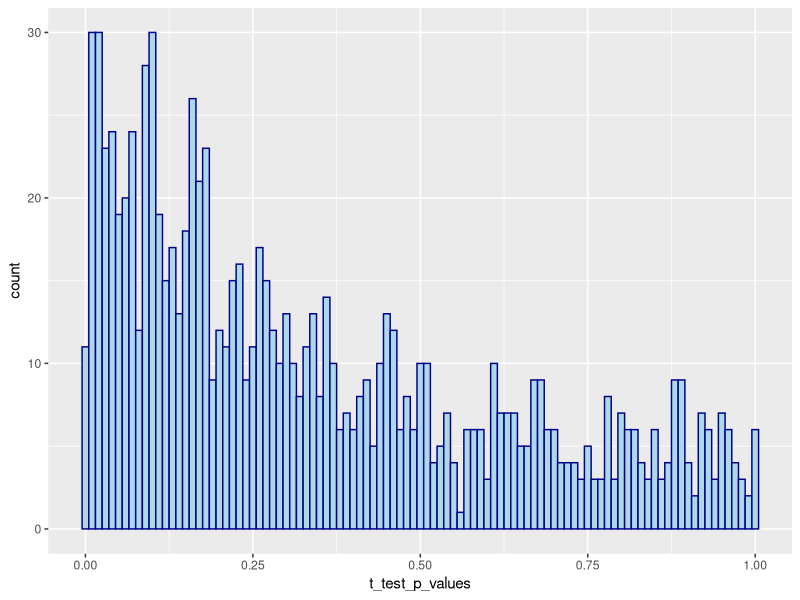

Generate this figure with R: (Note: a time limit stopped this script after it produced the figure.)
## ---- chunk 1
library(data.table)
library(ggplot2)

# load data and calculate estimate of ATE
d <- fread('../data/list_data_2019.csv')
bid_ate     <- d[ , .(mean_views = mean(bid)), keyby = .(uniform_price_auction)][, diff(mean_views)]

## ---- chunk 2
t_test_gen <- function(dt, treat_control_size, REPL_FLAG) {
  # This function takes three arguments: (1) dataframe (2) half of sample size for which to run t-tes and 
  # (3) replacement (yes/no) flag. Sample size is half of the size for which we want to run erxperiment. 
  # Because we allocate equal numbers to treatment and control groups. Replacement flag tells whether we want to 
  # randomly sample with replacement or without. For example, if your sample size chosen is larger than the 
  # actual experimental sample, then you should pass replacement flag as TRUE
  
  return(try(t.test(
                  sample(dt[uniform_price_auction==1, (bid)], treat_control_size, replace=REPL_FLAG),
                  sample(dt[uniform_price_auction==0, (bid)], treat_control_size, replace=REPL_FLAG)
                )$p.value
         ))
}

## ---- chunk 3

t_test_ten_people <- t_test_gen(d, 5, FALSE)

## ---- chunk 4
t_test_p_values <- replicate(1000, t_test_gen(d, 5, FALSE)) # fill this in with the p-values from your power analysis
## ---- chunk 5
ggplot(as.data.frame(t_test_p_values), aes(x=t_test_p_values)) +
  geom_histogram(color="darkblue", fill="lightblue", binwidth = 0.01)
  
t_test_p_values_power <- mean(t_test_p_values < 0.05)

## ---- chunk 6

# find out how many p values are less than 0.05
t_test_rejects <- sum(t_test_p_values < 0.05)

## ---- chunk 7
percentages_to_sample <- 0.1
counter <- 1
samplesize <- NA
power_analysis <- NA

while (percentages_to_sample < 2.1) {
  samplesize[counter] <- percentages_to_sample * nrow(d)
  p_vals <- replicate(1000, t_test_gen(d, samplesize[counter]/2, TRUE))
  power_analysis[counter] <- mean(p_vals < 0.05)
  cat(sprintf('Sample size: %.2f, Power: %.3f\n', samplesize[counter], power_analysis[counter]))
  percentages_to_sample <- percentages_to_sample + 0.1
  counter <- counter + 1
}

plot(x = samplesize, y = power_analysis, type = 'l')
